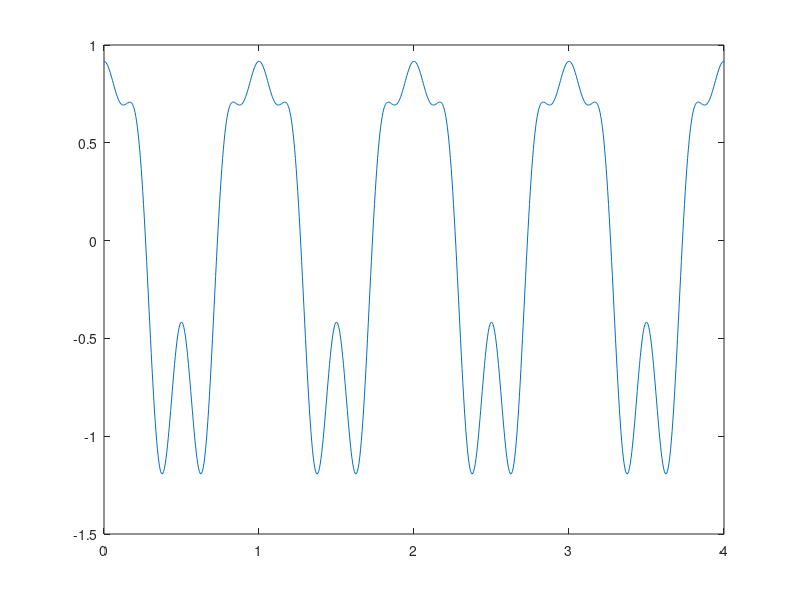

Recreate this plot in MATLAB.
% SESIÓN 4 SEÑALES Y SISTEMAS
% Ejercicio 2
% Apartado a

t=0:0.005:4;        % t = inicio:incremento:fin

w1=2*pi;
w2=6*pi;
w3=8*pi;

A1=1;
A2=-1/3;
A3=1/4;

y=A1*cos(w1*t)+A2*cos(w2*t)+A3*cos(w3*t);
figure('Name','SEÑAL EN EL DOMINIO DEL TIEMPO','NumberTitle','off');
plot(t,y)